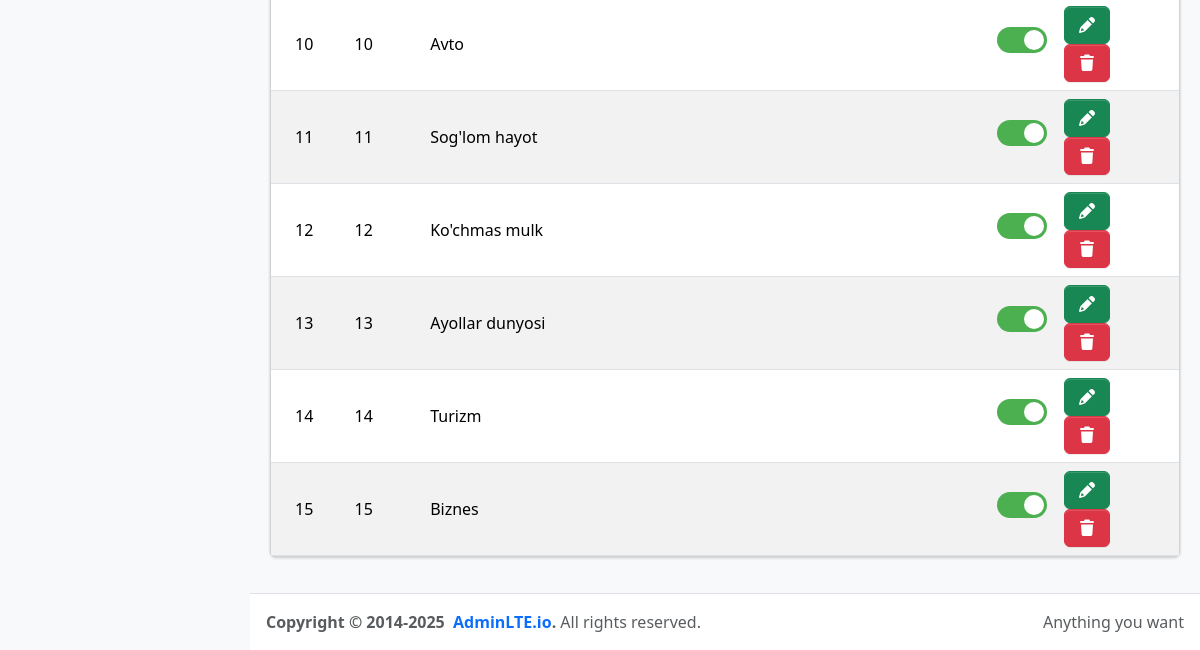
Before: /admin/?acontroller=category_index (lower part) with the older database file.
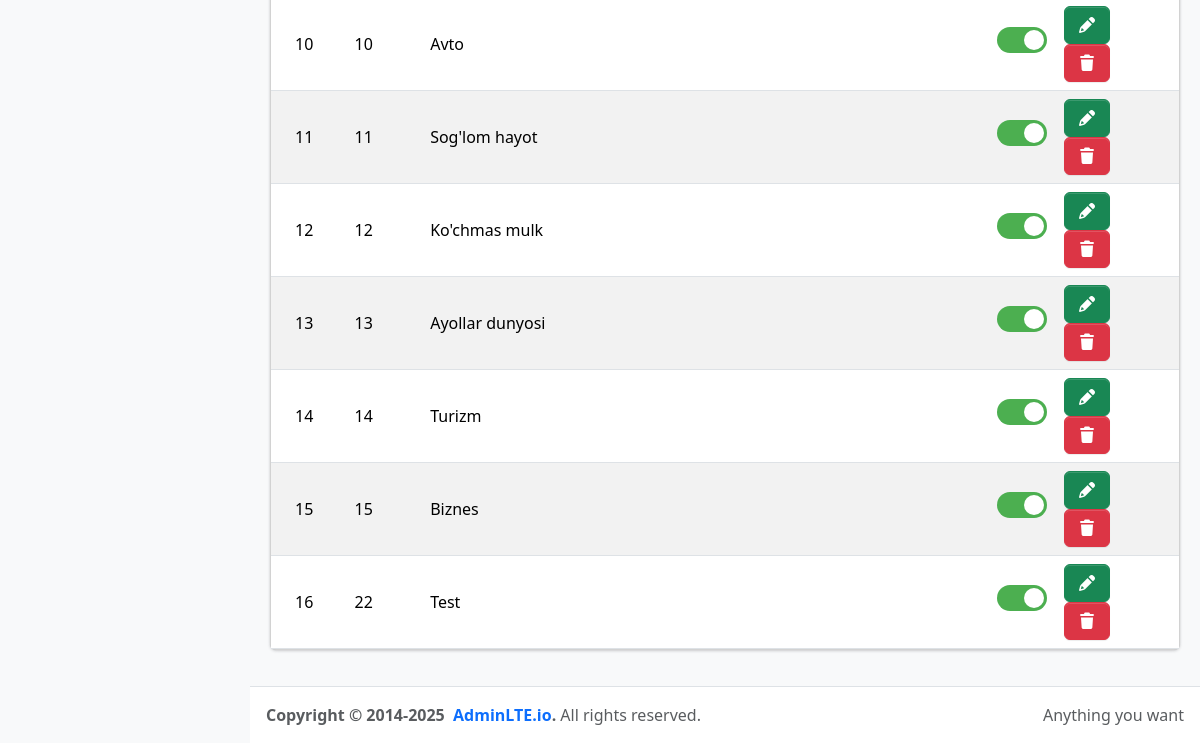
After: the same page with the newer database file.
### tables this page shows
CREATE TABLE `category`
(
    `id`     INTEGER PRIMARY KEY AUTOINCREMENT,
    `name`   TEXT UNIQUE NOT NULL,
    `status` BOOLEAN DEFAULT TRUE
);

### admin/controllers/mainAdminController.php (called while the page is built, shortened)
<?php
require_once __DIR__ . '/categoryAdminController.php';

### models/categories.php (called while the page is built, shortened)
<?php
function getAllCategories(): array
{
    global $pdo;
    $sql = "SELECT * FROM `category`
    ORDER BY `id`";
    try {
        $stmt = $pdo->prepare($sql);
        $stmt->execute();
        return $stmt->fetchAll(PDO::FETCH_ASSOC);
    } catch (PDOException $e) {
        dd($e->getMessage());
    }
}

### admin/views/categories/category_index.php (the view, shortened to what this page needs)
<?php
require_once __DIR__ . '/../widgets/header.php';
?>
    <main class="app-main">
        <div class="app-content">
            <div class="container-fluid">
                <?php if (!empty($categoriesAll)): ?>
                    <div class="card mb-4">
                        <div class="card-body p-0">
                            <table class="table table-striped" role="table">
                                <tbody>
                                <?php $i = 1;
                                foreach ($categoriesAll as $category): ?>
                                    <tr class="align-middle">
                                        <td><?= $i++ ?></td>
                                        <td><?= $category['id']; ?></td>
                                        <td><?= htmlspecialchars($category['name'], ENT_QUOTES, 'UTF-8'); ?></td>
                                        <td>
                                            <?php if ($category['status']): ?>
                                                <label for="switch" class="switch form-label">
                                                    <span class="slider"></span>
                                                </label>
                                            <?php endif; ?>
                                        </td>
                                        <td>
                                            <a href="?acontroller=category_update&id=<?= $category['id'] ?>"
                                               class="btn btn-success">
                                                <i class="fas fa-pencil"></i>
                                            </a>
                                            <a href="?acontroller=category_delete&id=<?= $category['id'] ?>"
                                               class="btn btn-danger delete_category_btn"
                                               data-id="<?= $category['id'] ?>">
                                                <i class="fas fa-trash"></i>
                                            </a>
                                        </td>
                                    </tr>
                                <?php endforeach; ?>
                                </tbody>
                            </table>
                        </div>
                    </div>
                <?php endif; ?>
            </div>
        </div>
    </main>
<?php require_once __DIR__ . "/../widgets/footer.php"; ?>

Changed rows visible on the page:
added category: id "22", name "Test"
